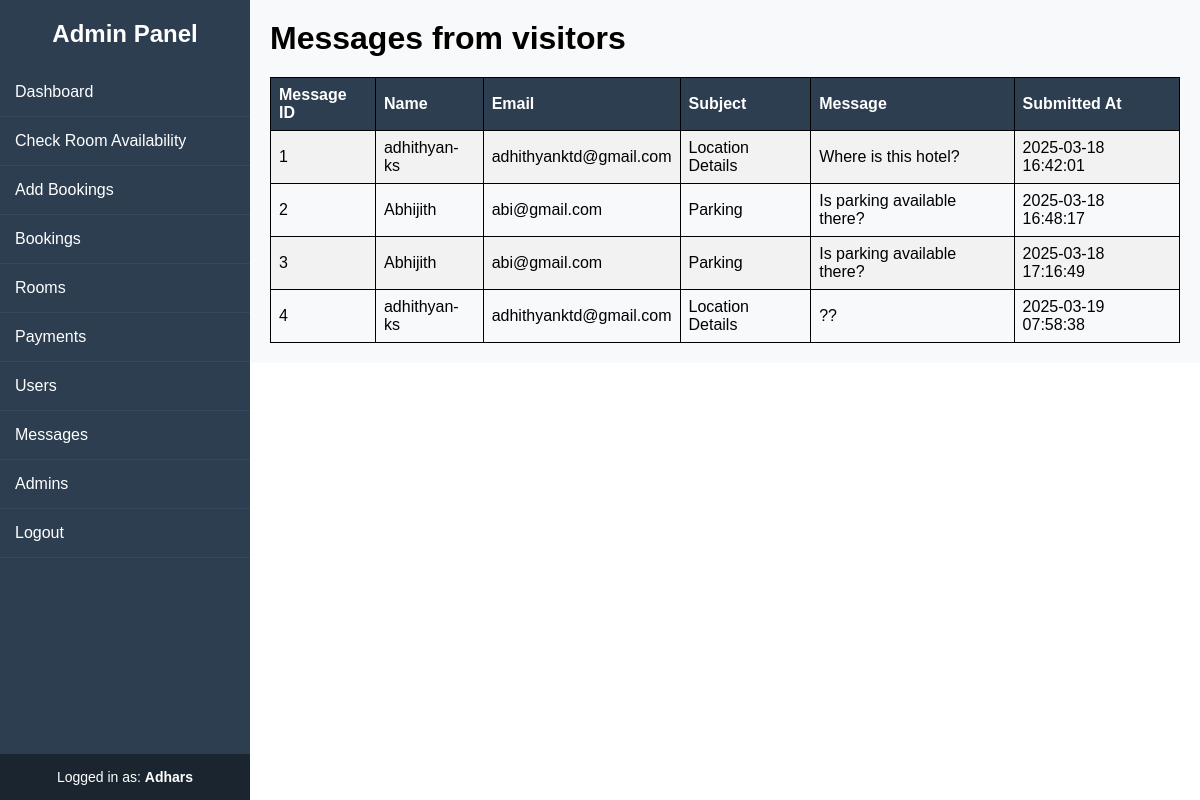
The app's page /admin/messages.php (signed in) with its own data.
### tables this page shows
CREATE TABLE `messages` (
  `message_id` int(11) NOT NULL,
  `name` varchar(100) NOT NULL,
  `email` varchar(100) NOT NULL,
  `subject` varchar(255) NOT NULL,
  `message` text NOT NULL,
  `submitted_at` timestamp NOT NULL DEFAULT current_timestamp()
);

### admin/messages.php (the view, shortened to what this page needs)
<?php include '../includes/config.php'; ?>
<!DOCTYPE html>
<html lang="en">
<head>
    <link rel="stylesheet" href="../css/sidebar.css">
    <link rel="stylesheet" href="../css/table.css">
</head>
<body>
    <?php include 'inc/sidebar.php'; ?>
    <div class="content">
        <h1>Messages from visitors</h1>
        <?php
        $query = "SELECT * FROM messages";
        $result = $conn->query($query);
        echo "<table><tr><th>Message ID</th><th>Name</th><th>Email</th><th>Subject</th><th>Message</th><th>Submitted At</th></tr>";
        while ($row = mysqli_fetch_assoc($result)) {
            echo "<tr><td>" . $row['message_id'] . "</td>";
            echo "<td>" . $row['name'] . "</td>";
            echo "<td>" . $row['email'] . "</td>";
            echo "<td>" . $row['subject'] . "</td>";
            echo "<td>" . $row['message'] . "</td>";
            echo "<td>" . $row['submitted_at'] . "</td></tr>";
        }
        echo "</table>";
        ?>
    </div>
</body>
</html>

### css/sidebar.css (style rules this page uses)
* { margin: 0; padding: 0; box-sizing: border-box; font-family: Arial, sans-serif; }
body { display: flex; }
.content { margin-left: 250px; padding: 20px; width: 100%; }

### css/table.css (style rules this page uses)
table { width: 100%; border-collapse: collapse; margin-top: 20px; }
table, th, td { border: 1px solid black; padding: 8px; text-align: left; }
th { background-color: #2c3e50; color: white; }
tr:nth-child(even) { background-color: #f2f2f2; }
.content { padding: 20px; background: #f8f9fa; }

### records on screen
messages: message_id "1", name "adhithyan-ks", email "adhithyanktd@gmail.com", subject "Location Details", message "Where is this hotel?", submitted_at "2025-03-18 16:42:01"
messages: message_id "2", name "Abhijith", email "abi@gmail.com", subject "Parking", message "Is parking available there?", submitted_at "2025-03-18 16:48:17"
messages: message_id "3", name "Abhijith", email "abi@gmail.com", subject "Parking", message "Is parking available there?", submitted_at "2025-03-18 17:16:49"
messages: message_id "4", name "adhithyan-ks", email "adhithyanktd@gmail.com", subject "Location Details", message "??", submitted_at "2025-03-19 07:58:38"

### other values on screen
$_SESSION['admin_name'] "Adhars"
